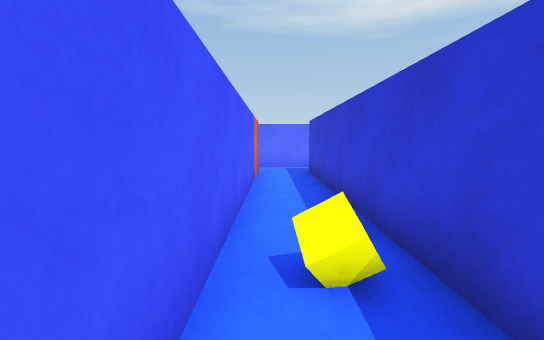
View 1 (above)

24 first-person views from a walk through a 3-D level made in the Unity game engine. The camera is 1.2 m above the floor, tilts 6° down and sees 90° across. The floor is counted in squares, 1 m on a side. Each view is taken from the middle of a square. On the plan, view 1 faces up. The plan holds only what a view shows up to about 13 squares ahead; the rest is blank.

View 2
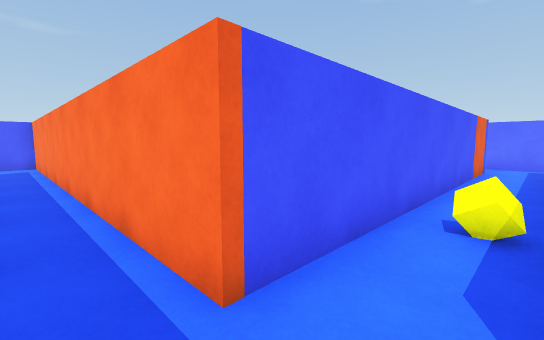

View 3
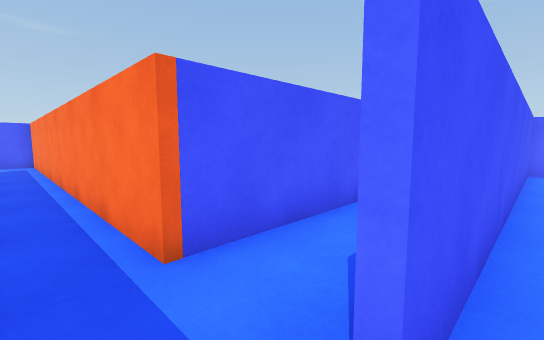

View 4
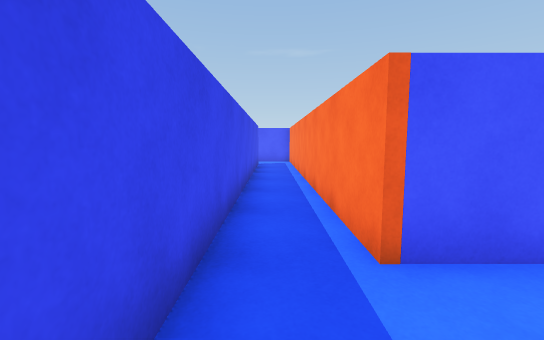

View 5
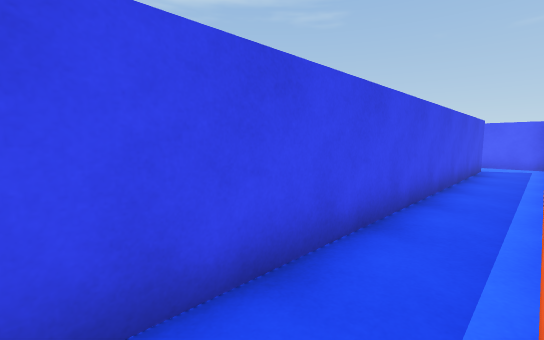

View 6
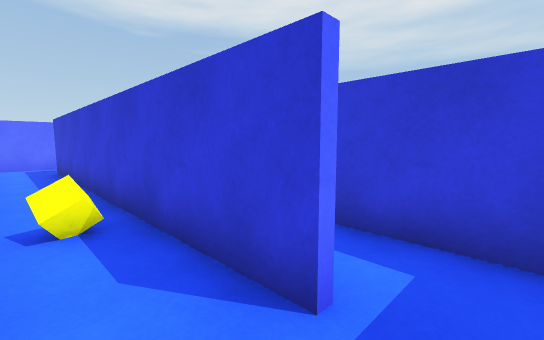

View 7
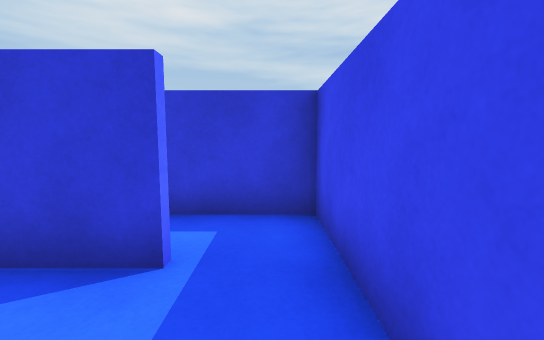

View 8
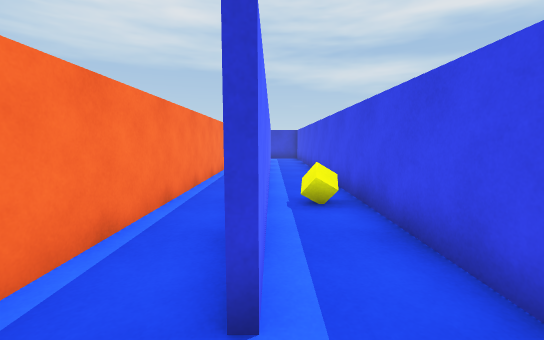

View 9
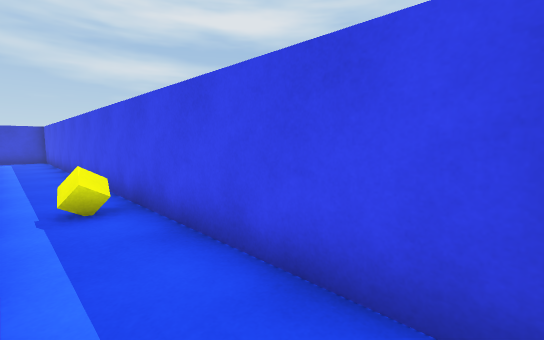

View 10
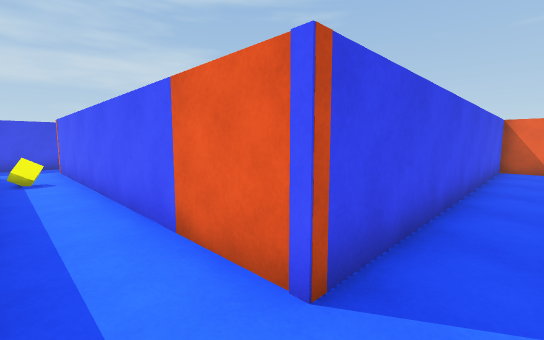

View 11
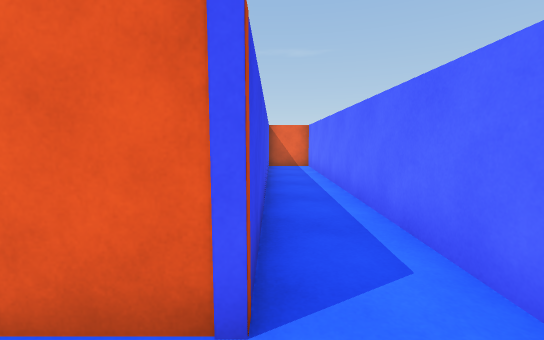

View 12
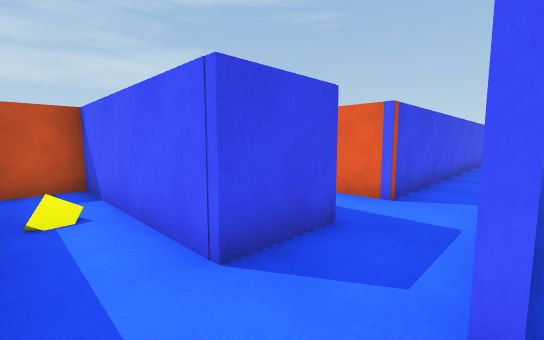

View 13
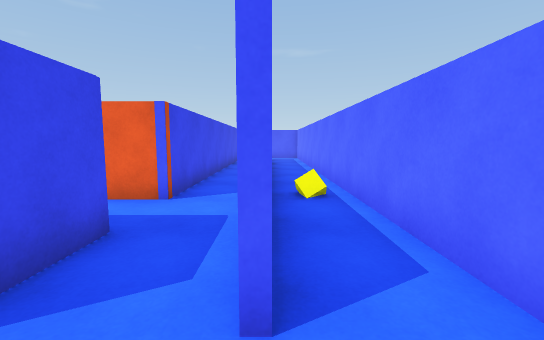

View 14
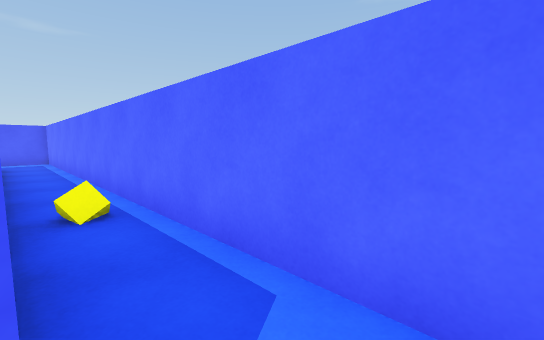

View 15
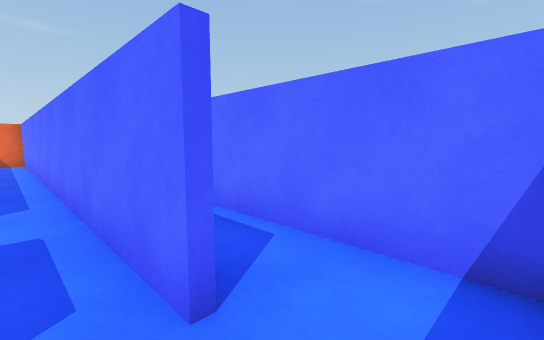

View 16
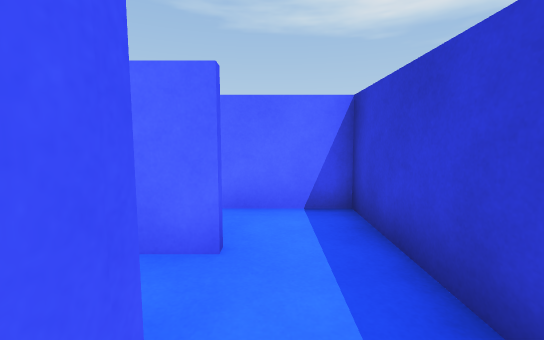

View 17
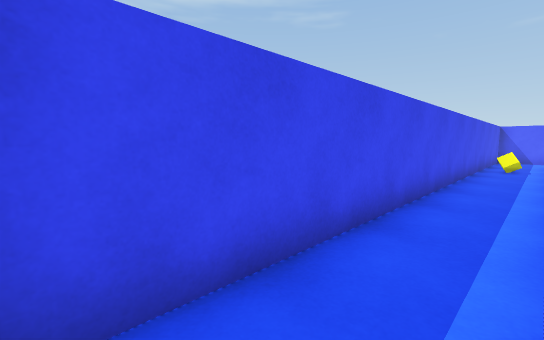

View 18
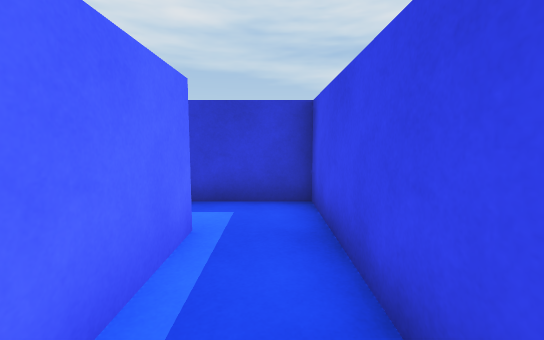

View 19
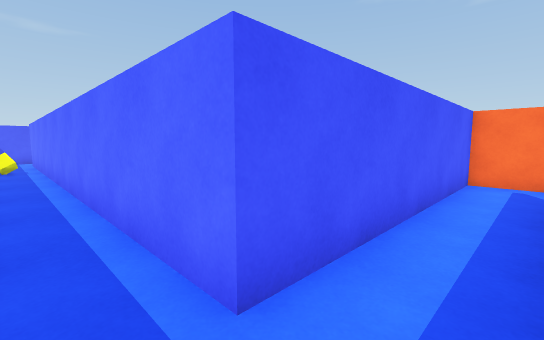

View 20
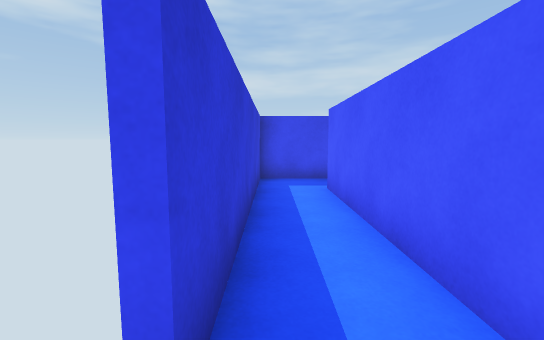

View 21
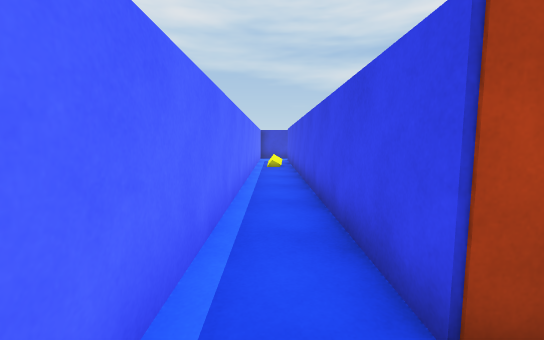

View 22
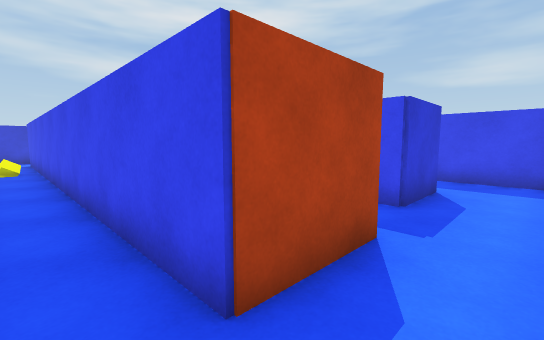

View 23
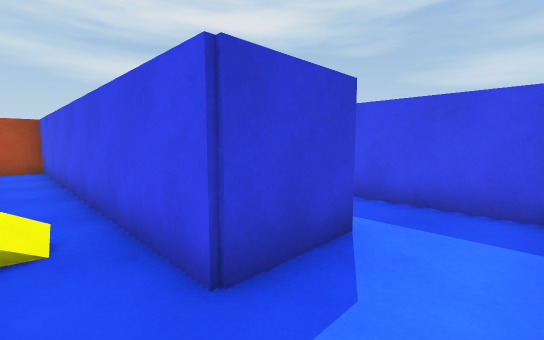

View 24
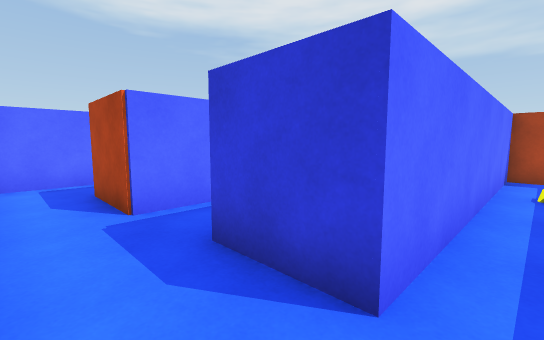

### Floor plan
Ten units are one square. View 1 is at (0, 0); x grows to the right and y downward. Boxes are objects, and circles mark ways between rooms. Rooms are numbered by the first view taken in them; rooms with no view inside come last. Other rooms are left out.
<svg viewBox="-149 -153 209 206">
<path fill="none" stroke="#000" d="M15 10 15 -109M-6 -109 -6 10 -144 10 -144 30M-125 27 34 27 34 -1M-126 -106 -126 -130M15 -109 36 -109M35 -128 -124 -128 -124 -109 -6 -109M-126 -130 34 -130M54 -126 54 -148 -141 -148M36 -109 36 -45M54 -113 54 -126M35 -52 51 -52M51 -50 35 -50M36 -45 36 29 -125 29M-141 48 53 48 54 -31M-35 -59 -35 -67 -122 -67 -122 -89 -8 -89 -8 -100M-110 -106 -126 -106M-141 -46 -111 -46"/>
<rect x="5" y="-25" width="10" height="10" fill="#bbb"><title>yellow cube</title></rect>
<rect x="-15" y="-145" width="10" height="10" fill="#bbb"><title>yellow cube</title></rect>
<rect x="45" y="-85" width="10" height="10" fill="#bbb"><title>yellow cube</title></rect>
<rect x="-95" y="35" width="10" height="10" fill="#bbb"><title>yellow cube</title></rect>
<rect x="-105" y="-105" width="10" height="10" fill="#bbb"><title>yellow cube</title></rect>
<rect x="-65" y="-65" width="10" height="10" fill="#bbb"><title>other object</title></rect>
<circle cx="5" cy="-110" r="3" fill="#2a7"/>
<circle cx="-135" cy="30" r="3" fill="#2a7"/>
<circle cx="-10" cy="-100" r="3" fill="#2a7"/>
<circle cx="-135" cy="-130" r="3" fill="#2a7"/>
<circle cx="25" cy="-120" r="3" fill="#2a7"/>
<circle cx="-135" cy="-110" r="3" fill="#2a7"/>
<circle cx="45" cy="-130" r="3" fill="#2a7"/>
<circle cx="40" cy="-50" r="3" fill="#2a7"/>
<text x="0" y="-20">1</text>
<text x="-60" y="-120">2</text>
<text x="-50" y="-140">3</text>
<text x="40" y="-90">4</text>
<text x="-10" y="40">5</text>
<text x="-80" y="-60">6</text>
</svg>
Room 1 opens to room 2. Room 1 opens to room 5. Room 1 opens to room 6. Room 2 opens to room 3. Room 2 opens to room 4. Room 2 opens to room 6. Room 3 opens to room 4. Room 4 opens to room 5.

Where each view was taken, in squares from view 1:
view 1: 0 up, 0 right, facing up
view 2: 2 down, 1 right, facing up-left
view 3: 2 down, 2 right, facing up-left
view 4: 2 down, 2 right, facing left
view 5: 1 down, 1 right, facing down-left
view 6: 2 down, 0 right, facing up-right
view 7: 2 down, 1 left, facing right
view 8: 3 down, 14 left, facing right
view 9: 3 down, 14 left, facing down-right
view 10: 12 up, 1 right, facing down-left
view 11: 11 up, 1 right, facing left
view 12: 13 up, 5 right, facing down-left
view 13: 13 up, 5 right, facing left
view 14: 13 up, 4 right, facing up-left
view 15: 12 up, 5 right, facing up-left
view 16: 10 up, 4 right, facing up
view 17: 3 down, 5 right, facing down-left
view 18: 4 down, 0 right, facing right
view 19: 4 down, 5 right, facing up-left
view 20: 4 up, 5 right, facing down
view 21: 14 up, 14 left, facing right
view 22: 14 up, 14 left, facing down-right
view 23: 10 up, 14 left, facing down-right
view 24: 6 up, 14 left, facing up-right
